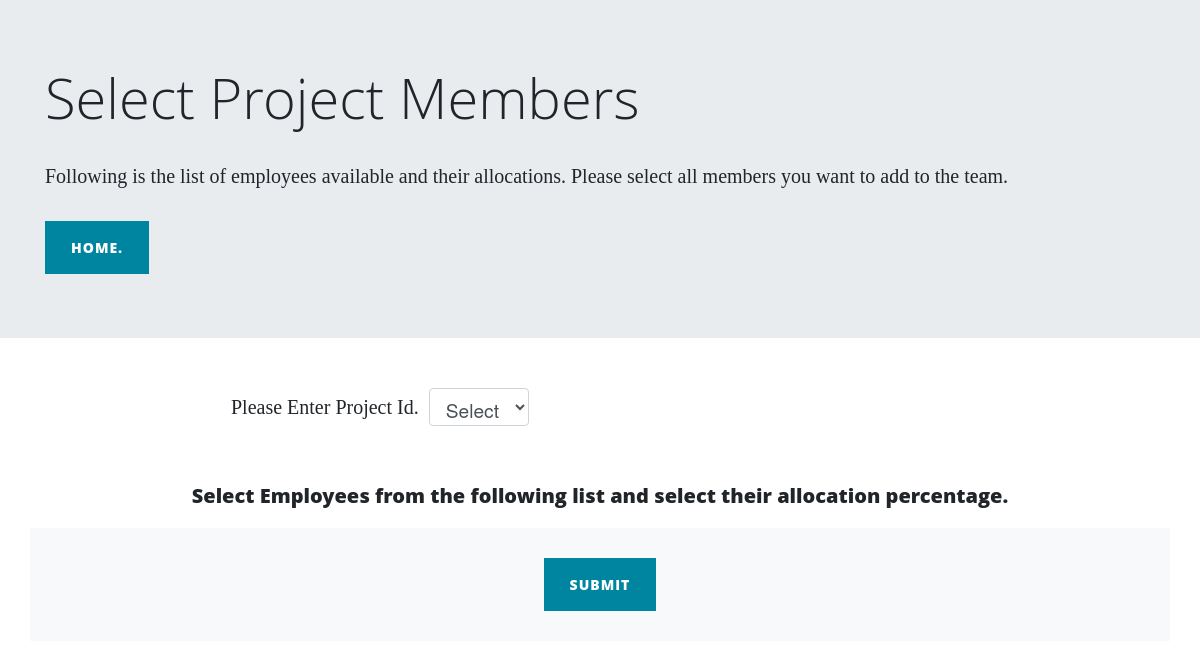
Page /select (signed in) on the earlier database version.
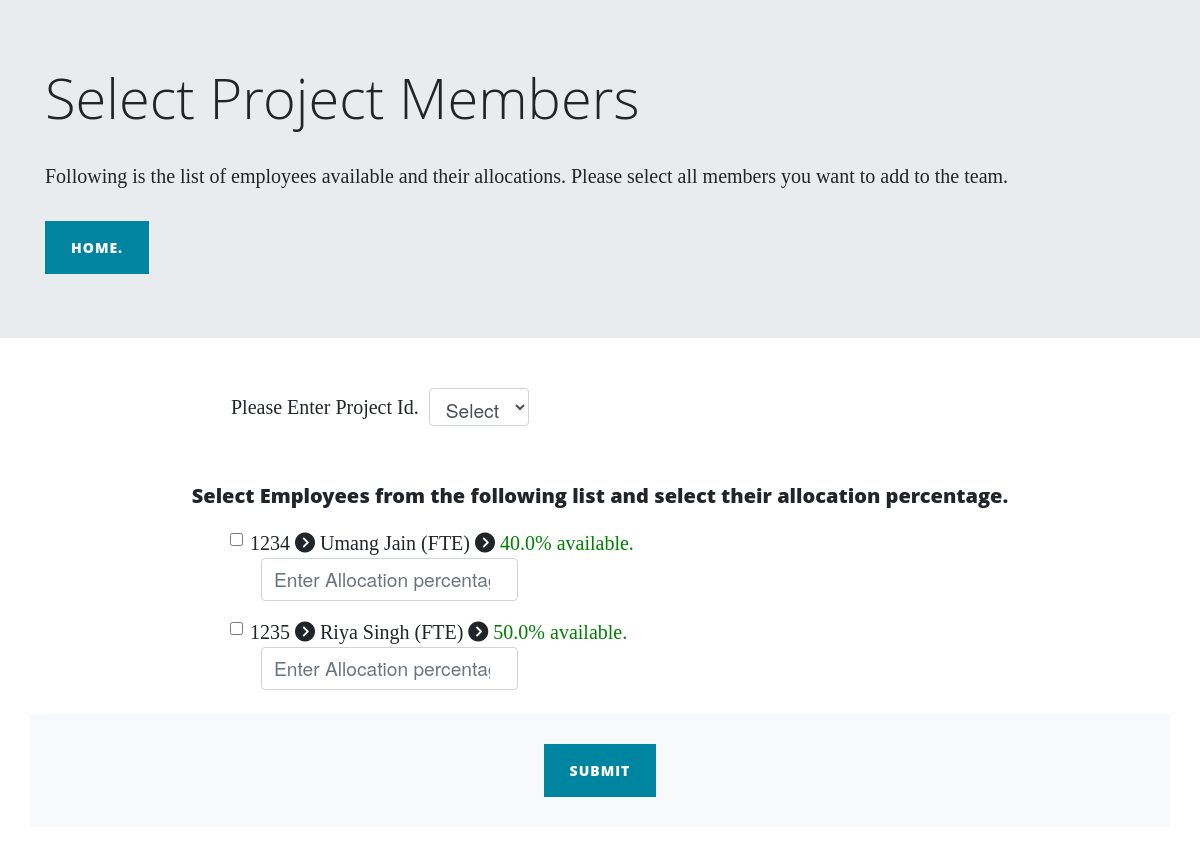
Same page on the later database version.
### main.py (models this page shows)
class Employee(db.Model):
    __tablename__ = "employees"
    id= db.Column(db.Integer, primary_key=True)
    name= db.Column(db.String(100), nullable= False)
    employee_id= db.Column(db.String(100), unique=True, nullable=False)
    employee_type= db.Column(db.String, nullable=False)
    email= db.Column(db.String(100), nullable=False, unique= True)
    skype= db.Column(db.String(20), nullable=False, unique= True)
    allocations = relationship("Allocation", back_populates="employee")

### main.py (the view, shortened to what this page needs)
@app.route('/select', methods=["GET","POST"])
@login_required
def select_members():
    projects = db.session.query(Project.pid,
                                Project.pname).all()
    project_list = [(project.pid, project.pname) for project in projects]
    project_list.insert(0, (None, "Select"))
    all_employees = db.session.query(Employee.employee_id,
                                     Employee.name,
                                     Employee.employee_type,
                                     func.sum(Allocation.allocation_percent)
                                     .label('Total_Allocations')
                                     )\
                        .join(Allocation.employee)\
                        .group_by(Allocation.employee_id).all()
    print(all_employees)
    available_members = []
    for i in all_employees:
        if i.Total_Allocations < 100:
            available_members.append(i)
    return render_template('select.html', employees = available_members, projects = project_list)

### main.py (called while the page is built)
@login_manager.user_loader
def load_user(user_id):
    return Admin.query.get(int(user_id))

### templates/select.html (shortened to what this page needs)
{% include 'header.html' %}
<div class="jumbotron jumbotron-fluid">
    <div class="container">
        <h1 class="display-4">Select Project Members</h1>
        <p class="lead">Following is the list of employees available and their allocations.
            Please select all members you want to add to the team.</p>
        <a href="{{url_for('home')}}" class="btn btn-primary">Home.</a>
    </div>
</div>
<form method="POST" action="{{url_for('select_members')}}">
    <div class="form-inline col-lg-8 col-md-10 mx-auto content" style="margin:50px 0px;">
        <div class="form-group mx-sm-3 mb-2 ">
            <label for="pid"> Please Enter Project Id. </label>
            <select class="form-control" name="project_id" id="pid" style="margin:0px 10px;">
                {% for project in projects %}
                  <option value="{{project[0]}}">{{project[1]}}</option>
                {%endfor%}
            </select>
        </div>
    </div>
    <div class="container">
        <h5 style="margin:20px 30px;text-align:center"> Select Employees from the following list and select their allocation percentage.</h5>
        {% for employee in employees %}
        <div class="form-group mb-2">
            <div class="form-check col-lg-8 col-md-10 mx-auto content">
                <input class="form-check-input" id="flexCheckDefault" name="select_team_members" type="checkbox"
                       value="{{employee.employee_id}}">
                <label class="form-check-label" for="flexCheckDefault">
                    {{employee.employee_id}}
                    <i class="fas fa-chevron-circle-right"></i>
                    {{employee.name}}
                    ({{employee.employee_type}})
                    <i class="fas fa-chevron-circle-right"></i>
                    <span style="color:green;">
                        {{100 - employee.Total_Allocations}}% available.
                    </span>
                </label>
            </div>
            <div class="form-inline col-lg-8 col-md-10 mx-auto content">
                <div class="form-group mx-sm-3 mb-2 ">
                    <input class="form-control" name={{employee.employee_id}} placeholder="Enter Allocation percentage"
                           type="number">
                </div>
            </div>
        </div>
        {% endfor %}
    </div>
    <div class="container my-3 bg-light">
        <div class="col-md-12 text-center">
            <button type="submit" class="btn btn-primary" style="margin:30px 0px;">Submit</button>
        </div>
    </div>
</form>
{% include 'footer.html' %}

### templates/header.html (shortened to what this page needs)
<!DOCTYPE html>
<html lang="en">
<head>
    <link rel="stylesheet" href="https://maxcdn.bootstrapcdn.com/bootstrap/4.0.0/css/bootstrap.min.css">
    <link href="{{ url_for('static', filename='css/clean-blog.min.css')}}" rel="stylesheet">
</head>
<body>

Differences in the rows shown:
added Employee: employee_id "1234", name "Umang Jain", employee_type "FTE", Total_Allocations "40.0"
added Employee: employee_id "1235", name "Riya Singh", employee_type "FTE", Total_Allocations "50.0"
